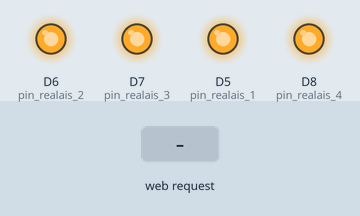
Bench run of a sketch on a simulated ESP8266 (NodeMCU). On the bench: output pins drawn as LEDs (lit = HIGH). Inputs (shaded band) come from the test bench. WiFi joins after 1.5 s; servers stay silent unless stated; what the sketch prints to the serial monitor is not drawn.

Above: at 2.7 s.
2.8 s: HTTP request GET /lock/open?number=1 received
At 4.0 s:
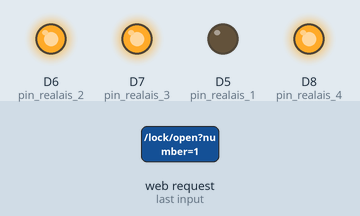
Timing chart, 0 to 9.3 s (numbered marks = the images above; inputs shaded):
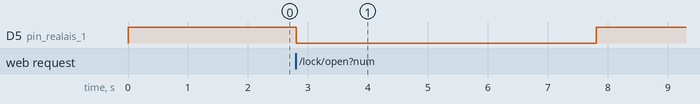

Measured:
- after the input at 2.8 s, D5 (pin_realais_1): HIGH → LOW at once, → HIGH 5.0 s later

The sketch:

arduinoLock.ino
```cpp
#include <ESP8266WiFi.h>
#include <ESP8266WebServer.h>

const byte pin_realais_1 = D5;
const byte pin_realais_2 = D6;
const byte pin_realais_3 = D7;
const byte pin_realais_4 = D8;

//const char* ssid = "buergerbox";
//const char* password = "t-systems";
const char* ssid = "HUAWEI-4832";
const char* password = "47059578";


ESP8266WebServer server(80);


void handleLockOpenGet() {

  String backArg = server.arg("back");
  bool isNotBack = (backArg == "");

  String numberArg = server.arg("number");
  Serial.print("Opening lock number ");
  Serial.println(numberArg);
  if ( numberArg == "" ) {
    Serial.println("Number not given");
    server.send(409, "textjson", "{ \"success\": \"false\" }");
  } else {

    int pin = -1;
    if (numberArg == "1" ) {
      pin = pin_realais_1;
    } else if (numberArg == "2") {
      pin = pin_realais_2;
    } else if (numberArg == "3" ) {
      pin = pin_realais_3;
    } else if (numberArg == "4" ) {
      pin = pin_realais_4;
    }


    if ( pin == -1 ) {
      Serial.println("Only number 1-4 are valid lockids");
      isNotBack ? server.send(409, "textjson", "{ \"success\": \"false\" }") : handleRoot();
    } else {
      digitalWrite(pin, LOW);
      delay(5000);
      digitalWrite(pin, HIGH);

      Serial.println("Successfully opened lock");
      isNotBack ? server.send(200, "textjson", "{ \"success\": \"true\" }") : handleRoot();
    }
  }
}

void handleRoot() {
  char temp[2000];
  snprintf(temp, 2000, "<!doctype html>\
<html>\
  <head>\
     <meta name=\"viewport\" content=\"width=device-width, initial-scale=1, shrink-to-fit=no\">\
    <title>Manuelles Entriegeln der Boxen</title>\
    <link rel=\"stylesheet\" href=\"https://stackpath.bootstrapcdn.com/bootstrap/4.1.3/css/bootstrap.min.css\" integrity=\"sha384-MCw98/SFnGE8fJT3GXwEOngsV7Zt27NXFoaoApmYm81iuXoPkFOJwJ8ERdknLPMO\" crossorigin=\"anonymous\">\
    <style>.btn-custom { color: white; background-color: #E20074; border-color: #5bc2c2 }</style>\
  </head>\
  <body>\
  <div class='container'>\
    <div class='jumbotron'>\
      <h3>Klicken sie auf einen der untenstehenden Buttons um eine Box zu entriegeln</h3>\
        <div class='row justify-content-center'>\
          <div class='col-8 p-2'><a href='/lock/open?number=1&back=true' class=\"btn btn-custom btn-lg w-100\">Box #1</a></div>\
          <div class='col-8 p-2'><a href='/lock/open?number=2&back=true' class=\"btn btn-custom btn-lg w-100\">Box #2</a></div>\
          <div class='col-8 p-2'><a href='/lock/open?number=3&back=true' class=\"btn btn-custom btn-lg w-100\">Box #3</a></div>\
          <div class='col-8 p-2'><a href='/lock/open?number=4&back=true' class=\"btn btn-custom btn-lg w-100\">Box #4</a></div>\
        </div>\
      </div>\
    </div>\
  </body>\
</html>");
  server.send(200, "text/html", temp);
}


void setup() {
  Serial.begin(115200);
  Serial.println("Booting");

  pinMode(pin_realais_1, OUTPUT);
  pinMode(pin_realais_2, OUTPUT);
  pinMode(pin_realais_3, OUTPUT);
  pinMode(pin_realais_4, OUTPUT);

  digitalWrite(pin_realais_1, HIGH);
  digitalWrite(pin_realais_2, HIGH);
  digitalWrite(pin_realais_3, HIGH);
  digitalWrite(pin_realais_4, HIGH);

  // Port defaults to 8266
  WiFi.mode(WIFI_STA);
  WiFi.begin(ssid, password);
  WiFi.hostname("arudinoLock");

  Serial.print("Connecting");
  while (WiFi.status() != WL_CONNECTED)
  {
    delay(500);
    Serial.print(".");
  }
  Serial.println();

  server.on("/", HTTP_GET, handleRoot);
  server.on("/lock/open", HTTP_GET, handleLockOpenGet);
  server.begin();
  Serial.println("ESP8266WebServer started");

  Serial.print("IP address: ");
  Serial.println(WiFi.localIP());
}

void loop() {

  server.handleClient();

}
```
